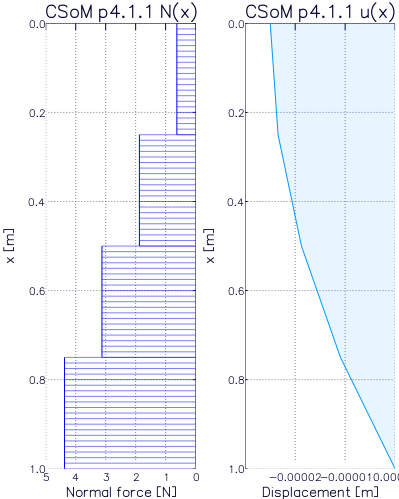

This figure's Julia source:
using CSoM

ProjDir = dirname(@__FILE__)

l = 1.0       # Total length [m]
N = 5         # Number of nodes
els = N - 1   # Number of finite elements
nod = 2       # Number of nodes per finite elements
nodof = 1     # Degrees of freedom for each node
np_types = 1  # Number of proerty types
EA = 1.0e5    # Strain stiffness
nip = 1       # Number of integration points

struct_el = :Rod
fin_el = :Line

data = Dict(
  # Rod(nxe, np_types, nip, fin_el(nod, nodof))
  :struc_el => getfield(Main, Symbol(struct_el))(els, np_types, nip,
    getfield(Main, Symbol(fin_el))(nod, nodof)),
  :properties => [EA;],
  :x_coords => 0.0:l/els:l,
  :support => [(N, [0])],
  :loaded_nodes => [
      (1, [-0.625]),
      (2, [-1.25]),
      (3, [-1.25]),
      (4, [-1.25]),
      (5, [-0.625])
    ]
);

data |> display
println()

@time m = FE4_1(data)
println()

if VERSION.minor > 5
  println("Displacements:")
  m.displacements' |> display
  println()

  println("Actions:")
  m.actions' |> display
  println()
else
  using DataTables
  dis_dt = DataTable(
    x_translation = m.displacements[:, 1],
  )
  fm_dt = DataTable(
    normal_force_1 = m.actions[:, 1],
    normal_force_2 = m.actions[:, 2]
  )
    
  display(dis_dt)
  println()
  display(fm_dt)
  
  using Plots
  gr(size=(400,500))

  x = 0.0:l/els:l
  u = convert(Array, dis_dt[:x_translation])
  Nf = vcat(
    convert(Array, fm_dt[:normal_force_1])[1],
    convert(Array, fm_dt[:normal_force_2])
  )
    
  p = Vector{Plots.Plot{Plots.GRBackend}}(2)
  titles = ["CSoM p4.1.1 u(x)", "CSoM p4.1.1 N(x)"]
   
  p[1]=plot(ylim=(0.0, 1.0), xlim=(0.0, 5.0),
    yflip=true, xflip=true, xlab="Normal force [N]",
    ylab="x [m]", title=titles[2]
  )
  vals = convert(Array, fm_dt[:normal_force_2])
  for i in 1:els
      plot!(p[1], 
        [vals[i], vals[i]],
        [(i-1)*l/els, i*l/els], color=:blue,
        color=:blue, fill=true, fillalpha=0.1, leg=false
      )
      delta = abs(((i-1)*l/els) - (i*l/els)) / 20.0
      y1 = collect(((i-1)*l/els):delta:(i*l/els))
      for j in 1:length(y1)
        plot!(p[1],
          [vals[i], 0.0],
          [y1[j], y1[j]], color=:blue, alpha=0.5
        )
      end
  end
  
  p[2] = plot(u, x, xlim=(-0.00003, 0.0), yflip=true,
    xlab="Displacement [m]", ylab="x [m]",
    fillto=0.0, fillalpha=0.1, leg=false, title=titles[1])

  plot(p..., layout=(1, 2))
  savefig(ProjDir*"/p4.1.1.png")
  
end

F = 10.0
data[:loaded_nodes] = [(i, [0.0]) for i in 1:N]
for node in 1:N-1
  data[:loaded_nodes][node][2][1] += F / (2els)
  data[:loaded_nodes][node+1][2][1] += F / (2els)
end  

@time m2 = FE4_1(m, data)
println()

if VERSION.minor > 5
  println("Displacements:")
  m2.displacements' |> display
  println()

  println("Actions:")
  m2.actions' |> display
  println()
else
  using DataTables
  dis_dt2 = DataTable(
    x_translation = m2.displacements[:, 1],
  )
  fm_dt2 = DataTable(
    normal_force_1 = m2.actions[:, 1],
    normal_force_2 = m2.actions[:, 2]
  )
    
  display(dis_dt2)
  println()
  display(fm_dt2)
end